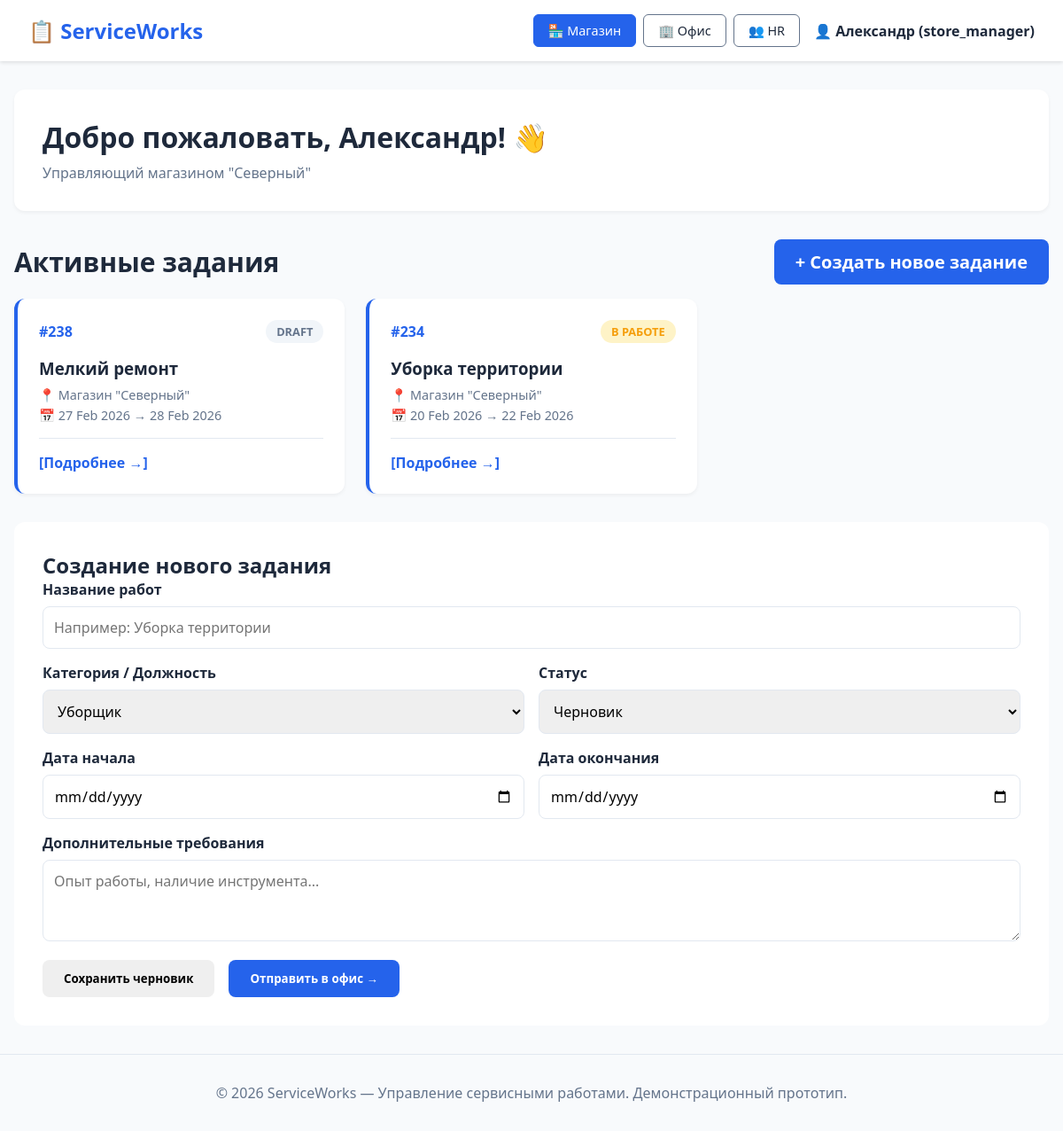
The page / on the database its author committed.
### tables this page shows
CREATE TABLE `users` (
  `id` int(11) NOT NULL,
  `username` varchar(50) NOT NULL,
  `password_hash` varchar(255) NOT NULL,
  `full_name` varchar(100) NOT NULL,
  `role` enum('store_manager','office_manager','hr_specialist') NOT NULL,
  `store_id` int(11) DEFAULT NULL
);

CREATE TABLE `stores` (
  `id` int(11) NOT NULL,
  `name` varchar(100) NOT NULL
);

CREATE TABLE `tasks` (
  `id` int(11) NOT NULL,
  `task_number` varchar(20) NOT NULL,
  `title` varchar(200) NOT NULL,
  `category` varchar(100) NOT NULL,
  `start_date` date NOT NULL,
  `end_date` date NOT NULL,
  `status` enum('draft','new','in_progress','awaiting_assignment','completed') DEFAULT 'draft',
  `description` text,
  `requirements` text,
  `store_id` int(11) NOT NULL,
  `created_by` int(11) NOT NULL,
  `created_at` timestamp NULL DEFAULT CURRENT_TIMESTAMP
);

### index.php (the view, shortened to what this page needs)
<?php
$host = 'localhost';
$db   = 'maga';
$user = 'root';
$pass = '';
$charset = 'utf8mb4';
$dsn = "mysql:host=$host;dbname=$db;charset=$charset";
$opt = [
    PDO::ATTR_ERRMODE            => PDO::ERRMODE_EXCEPTION,
    PDO::ATTR_DEFAULT_FETCH_MODE => PDO::FETCH_ASSOC,
    PDO::ATTR_EMULATE_PREPARES   => false,
];
try {
    $pdo = new PDO($dsn, $user, $pass, $opt);
} catch (\PDOException $e) {
    die("Ошибка подключения к БД: " . $e->getMessage());
}
$role = $_GET['role'] ?? 'store';
$current_user_id = 1;
$stmt = $pdo->prepare("SELECT u.*, s.name as store_name FROM users u LEFT JOIN stores s ON u.store_id = s.id WHERE u.id = ?");
$stmt->execute([$current_user_id]);
$user = $stmt->fetch();
$tasks = [];
if ($role == 'store') {
    $stmt = $pdo->prepare("SELECT * FROM tasks WHERE store_id = ? ORDER BY id DESC");
    $stmt->execute([$user['store_id']]);
    $tasks = $stmt->fetchAll();
} elseif ($role == 'hr') {
    $stmt = $pdo->query("SELECT hr.*, s.name as store_name FROM hr_requests hr JOIN stores s ON hr.store_id = s.id ORDER BY hr.id DESC");
    $hr_requests = $stmt->fetchAll();
    $stmt = $pdo->query("SELECT * FROM specialists ORDER BY id DESC");
    $specialists = $stmt->fetchAll();
}
function getStatusClass($status) {
    $map = [
        'draft' => 'secondary',
        'new' => 'primary',
        'in_progress' => 'warning',
        'awaiting_assignment' => 'info',
        'completed' => 'success',
        'open' => 'primary',
        'closed' => 'secondary'
    ];
    return $map[$status] ?? 'secondary';
}
?>
<!DOCTYPE html>
<html lang="ru">
<head>
</head>
<body>
    <header class="header">
        <div class="logo">📋 ServiceWorks</div>
        <div class="user-info">
            <div class="role-switcher">
                <a href="?role=store" class="role-btn <?= $role == 'store' ? 'active' : '' ?>">🏪 Магазин</a>
                <a href="?role=office" class="role-btn <?= $role == 'office' ? 'active' : '' ?>">🏢 Офис</a>
                <a href="?role=hr" class="role-btn <?= $role == 'hr' ? 'active' : '' ?>">👥 HR</a>
            </div>
            <div class="user-name">👤 <?= htmlspecialchars($user['full_name']) ?> (<?= $user['role'] ?>)</div>
        </div>
    </header>
    <div class="container">
        <div class="welcome">
            <h1>Добро пожаловать, <?= htmlspecialchars($user['full_name']) ?>! 👋</h1>
            <p>
                <?php if ($user['store_name']): ?>
                    Управляющий магазином "<?= htmlspecialchars($user['store_name']) ?>"
                <?php elseif ($user['role'] == 'office_manager'): ?>
                    Управляющий офисом
                <?php else: ?>
                    Специалист HR-отдела
                <?php endif; ?>
            </p>
        </div>
        <?php if ($role == 'store'): ?>
            <div class="section-title">
                <h2>Активные задания</h2>
                <a href="#create" class="btn btn-primary">+ Создать новое задание</a>
            </div>
            <div class="cards-grid">
                <?php if (count($tasks) > 0): ?>
                    <?php foreach ($tasks as $task): ?>
                    <div class="card" style="border-left-color: <?= $task['status'] == 'completed' ? 'var(--success)' : 'var(--primary)' ?>">
                        <div class="card-header">
                            <span class="task-number"><?= htmlspecialchars($task['task_number']) ?></span>
                            <span class="status-badge status-<?= getStatusClass($task['status']) ?>">
                                <?= $task['status'] == 'in_progress' ? 'В РАБОТЕ' : ($task['status'] == 'new' ? 'НОВЫЙ' : $task['status']) ?>
                            </span>
                        </div>
                        <h3><?= htmlspecialchars($task['title']) ?></h3>
                        <p class="card-info">📍 Магазин "<?= htmlspecialchars($user['store_name']) ?>"</p>
                        <p class="card-info">📅 <?= date('d M Y', strtotime($task['start_date'])) ?> → <?= date('d M Y', strtotime($task['end_date'])) ?></p>
                        <div class="card-actions">
                            <a href="#">[Подробнее →]</a>
                        </div>
                    </div>
                    <?php endforeach; ?>
                <?php else: ?>
                    <p>Нет активных заданий</p>
                <?php endif; ?>
            </div>
            <div id="create" class="form-card">
                <h2>Создание нового задания</h2>
                <form action="" method="POST">
                    <div class="form-group">
                        <label>Название работ</label>
                        <input type="text" name="title" placeholder="Например: Уборка территории" required>
                    </div>
                    <div class="form-row">
                        <div class="form-group">
                            <label>Категория / Должность</label>
                            <select name="category">
                                <option>Уборщик</option>
                            </select>
                        </div>
                        <div class="form-group">
                            <label>Статус</label>
                            <select name="status">
                                <option value="draft">Черновик</option>
                            </select>
                        </div>
                    </div>
                    <div class="form-row">
                        <div class="form-group">
                            <label>Дата начала</label>
                            <input type="date" name="start_date" required>
                        </div>
                        <div class="form-group">
                            <label>Дата окончания</label>
                            <input type="date" name="end_date" required>
                        </div>
                    </div>
                    <div class="form-group">
                        <label>Дополнительные требования</label>
                        <textarea name="requirements" rows="3" placeholder="Опыт работы, наличие инструмента..."></textarea>
                    </div>
                    <div style="display: flex; gap: 1rem;">
                        <button type="submit" name="action" value="draft" class="btn btn-secondary">Сохранить черновик</button>
                        <button type="submit" name="action" value="new" class="btn btn-primary">Отправить в офис →</button>
                    </div>
                </form>
            </div>
        <?php endif; ?>
    </div>
    <footer class="footer">
        © 2026 ServiceWorks — Управление сервисными работами. Демонстрационный прототип.
    </footer>
</body>
</html>

### index.php (style rules this page uses)
:root { --primary: #2563eb; --secondary: #64748b; --success: #22c55e; --warning: #f59e0b; --danger: #ef4444; --info: #06b6d4; --light: #f8fafc; --dark: #1e293b; }
* { margin: 0; padding: 0; box-sizing: border-box; font-family: 'Segoe UI', Tahoma, Geneva, Verdana, sans-serif; }
body { background: var(--light); color: var(--dark); }
.header { background: white; padding: 1rem 2rem; box-shadow: 0 2px 4px rgba(0,0,0,0.1); display: flex; justify-content: space-between; align-items: center; }
.logo { font-size: 1.5rem; font-weight: bold; color: var(--primary); display: flex; align-items: center; gap: 0.5rem; }
.user-info { display: flex; align-items: center; gap: 1rem; }
.role-switcher { display: flex; gap: 0.5rem; }
.role-btn { padding: 0.5rem 1rem; border: 1px solid var(--secondary); border-radius: 6px; background: white; cursor: pointer; text-decoration: none; color: var(--dark); font-size: 0.9rem; }
.role-btn.active { background: var(--primary); color: white; border-color: var(--primary); }
.user-name { font-weight: 600; }
.container { max-width: 1200px; margin: 2rem auto; padding: 0 1rem; }
.welcome { background: white; padding: 2rem; border-radius: 12px; margin-bottom: 2rem; box-shadow: 0 2px 4px rgba(0,0,0,0.05); }
.welcome h1 { margin-bottom: 0.5rem; }
.welcome p { color: var(--secondary); }
.btn { padding: 0.75rem 1.5rem; border: none; border-radius: 8px; cursor: pointer; font-weight: 600; text-decoration: none; display: inline-block; }
.btn-primary { background: var(--primary); color: white; }
.cards-grid { display: grid; grid-template-columns: repeat(auto-fill, minmax(350px, 1fr)); gap: 1.5rem; margin-bottom: 2rem; }
.card { background: white; border-radius: 12px; padding: 1.5rem; box-shadow: 0 2px 4px rgba(0,0,0,0.05); border-left: 4px solid var(--primary); }
.card-header { display: flex; justify-content: space-between; align-items: center; margin-bottom: 1rem; }
.task-number { font-weight: bold; color: var(--primary); }
.status-badge { padding: 0.25rem 0.75rem; border-radius: 20px; font-size: 0.8rem; font-weight: 600; text-transform: uppercase; }
.status-warning { background: #fef3c7; color: var(--warning); }
.status-secondary { background: #f1f5f9; color: var(--secondary); }
.card h3 { margin-bottom: 0.5rem; }
.card-info { color: var(--secondary); font-size: 0.9rem; margin-bottom: 0.25rem; }
.card-actions { margin-top: 1rem; padding-top: 1rem; border-top: 1px solid #e2e8f0; }
.card-actions a { color: var(--primary); text-decoration: none; font-weight: 600; }
.section-title { font-size: 1.25rem; margin-bottom: 1rem; display: flex; justify-content: space-between; align-items: center; }
.form-card { background: white; padding: 2rem; border-radius: 12px; margin-bottom: 2rem; }
.form-group { margin-bottom: 1rem; }
.form-group label { display: block; margin-bottom: 0.5rem; font-weight: 600; }
.form-group input, .form-group select, .form-group textarea { width: 100%; padding: 0.75rem; border: 1px solid #e2e8f0; border-radius: 8px; font-size: 1rem; }
.form-row { display: grid; grid-template-columns: 1fr 1fr; gap: 1rem; }
.footer { text-align: center; padding: 2rem; color: var(--secondary); border-top: 1px solid #e2e8f0; margin-top: 2rem; }

### rows shown on the page
users: full_name "Александр", role "store_manager", store.name "Северный"
tasks: task_number "#238", status "DRAFT", title "Мелкий ремонт", store.name "Северный", start_date "27 Feb 2026", end_date "28 Feb 2026"
tasks: task_number "#234", status "В РАБОТЕ", title "Уборка территории", store.name "Северный", start_date "20 Feb 2026", end_date "22 Feb 2026"
